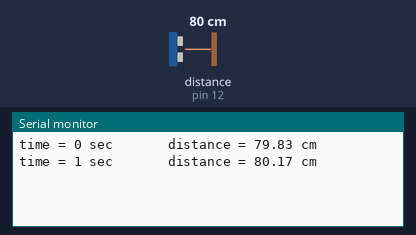
The sketch below on a simulated Arduino Uno, built with avr-gcc and run on an emulated ATmega328P. Parts: the last lines printed to the serial monitor. Wiring (inferred from the names in the program): ultrasonic range finder: trigger pin 13; echo pin 12. The test bench sets the inputs (shaded band); at power-on: distance to the obstacle (sensor on pin 12) 80 cm. The echo pulse lasts 58.3 µs per cm.

Above: at 1.8 s.
1.9 s: distance to the obstacle (sensor on pin 12) set to 2 cm
At 2.8 s:
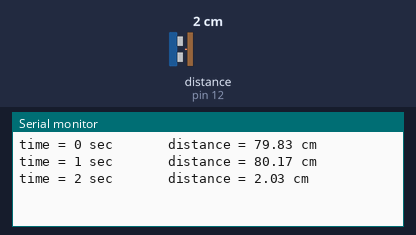
3.4 s: distance to the obstacle (sensor on pin 12) set to 4 cm
At 4.8 s:
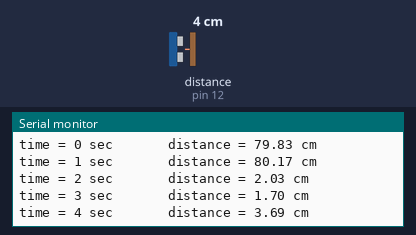
Timing chart, 0 to 6.4 s (numbered marks = the images above; inputs shaded):
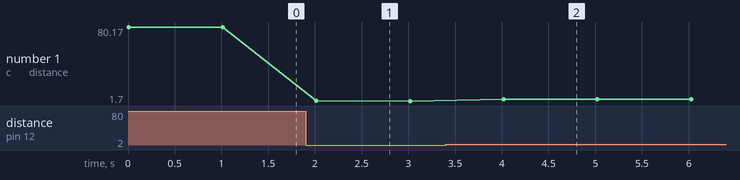

Measured:
- after the input at 1.9 s, the serial monitor: prints a new line after 0.12 s (image 1)
- after the input at 3.4 s, the serial monitor: prints a new line after 0.62 s (image 2)
- plotted number 1: 80.17 → 1.7 after the input at 1.9 s, 1.7 → 3.69 after the input at 3.4 s

The sketch:

ultrasonic_code.ino
```cpp
int trigPin=13,
    echoPin=12;
float _time=0,
      _distance=0;

void setup() {
  // put your setup code here, to run once:
  Serial.begin(9600);
  pinMode(trigPin, OUTPUT);
  pinMode(echoPin, INPUT);
}

void loop() {
  // put your main code here, to run repeatedly:
  digitalWrite(trigPin, HIGH);
  delay(1);
  digitalWrite(trigPin, LOW);
  _time=pulseIn(echoPin, HIGH);
  _distance=_time/29.1;
  _distance/=2;

  Serial.print("time = ");Serial.print(millis()/1000);Serial.print(" sec");
  Serial.print("       distance = ");Serial.print(_distance);Serial.println(" cm");
  delay(1000);
}
```
